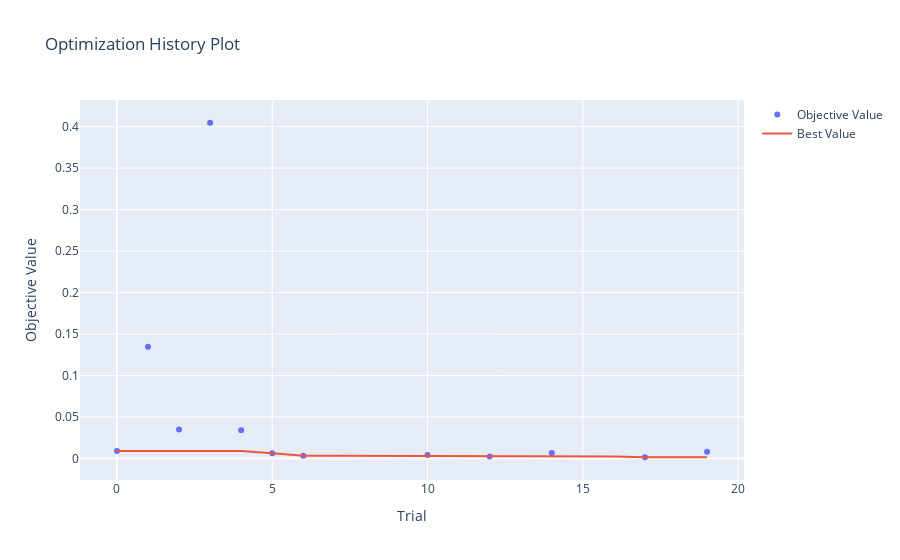
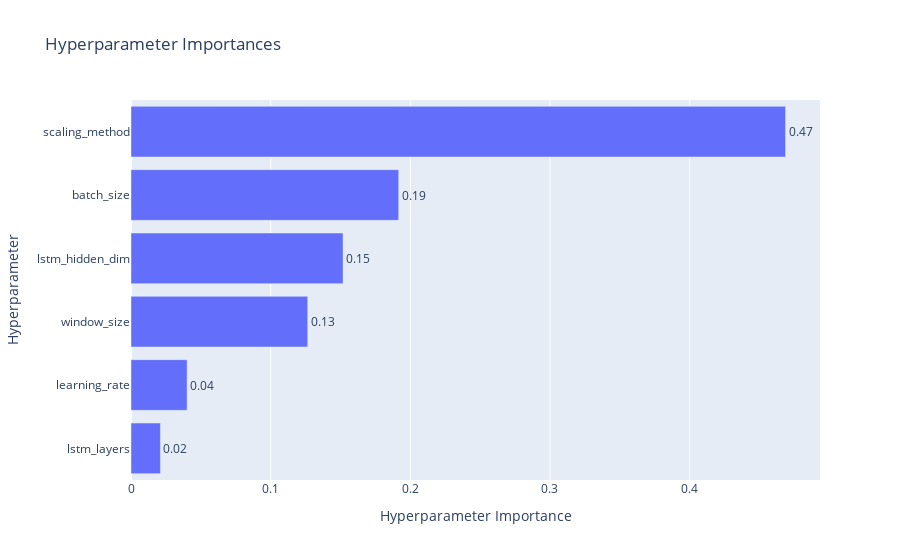
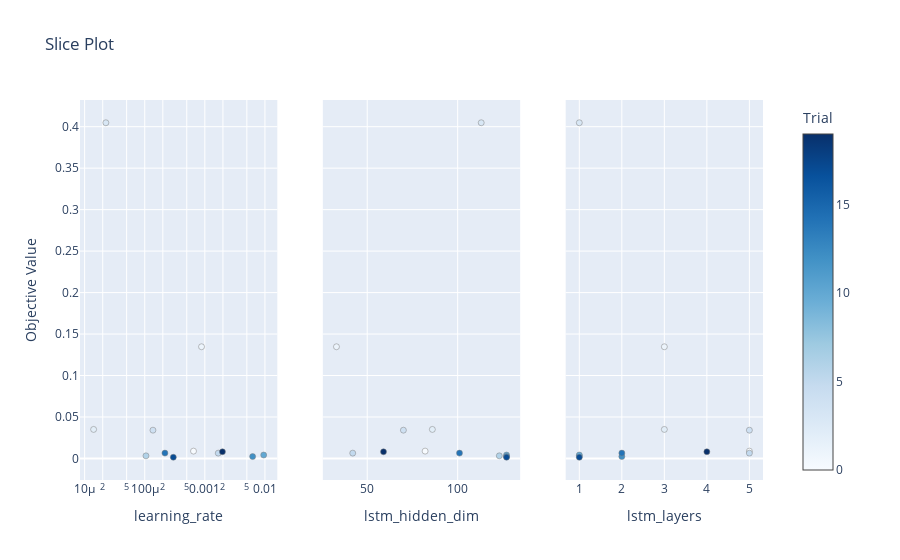

The notebook cell saved with these charts, in order:
### Code cell
# Plot optimization history
optimization_history_plot = plot_optimization_history(study)
optimization_history_plot.show()

# Plot parameter importances
param_importances_plot = plot_param_importances(study)
param_importances_plot.show()

# Plot contour of parameters
#contour_plot = plot_contour(study, params=['learning_rate', 'n_layers'])
#contour_plot.show()

# Plot slice of parameters
slice_plot = plot_slice(study, params=['learning_rate', 'lstm_layers', 'lstm_hidden_dim'])
slice_plot.show()

### Figure 1 — Plotly figure (JSON) as saved in the notebook; plotly's stock layout.template omitted (floating-point values rounded to 4 significant figures)
{"data": [{"mode": "markers", "name": "Objective Value", "type": "scatter", "x": [0, 1, 2, 3, 4, 5, 6, 10, 12, 14, 17, 19], "y": [0.008862, 0.1347, 0.03503, 0.4047, 0.0341, 0.006429, 0.003198, 0.004146, 0.002283, 0.006461, 0.001469, 0.008049]}, {"mode": "lines", "name": "Best Value", "type": "scatter", "x": [0, 1, 2, 3, 4, 5, 6, 7, 8, 9, 10, 11, 12, 13, 14, 15, 16, 17, 18, 19], "y": [0.008862, 0.008862, 0.008862, 0.008862, 0.008862, 0.006429, 0.003198, 0.003198, 0.003198, 0.003198, 0.003198, 0.003198, 0.002283, 0.002283, 0.002283, 0.002283, 0.002283, 0.001469, 0.001469, 0.001469]}, {"marker": {"color": "#cccccc"}, "mode": "markers", "name": "Infeasible Trial", "showlegend": false, "type": "scatter", "x": [], "y": []}], "layout": {"title": {"text": "Optimization History Plot"}, "xaxis": {"title": {"text": "Trial"}}, "yaxis": {"title": {"text": "Objective Value"}}}}

### Figure 2 — Plotly figure (JSON) as saved in the notebook; plotly's stock layout.template omitted (floating-point values rounded to 4 significant figures)
{"data": [{"cliponaxis": false, "hovertemplate": ["lstm_layers (IntDistribution): 0.021050296468920798<extra></extra>", "learning_rate (FloatDistribution): 0.04018473729304956<extra></extra>", "window_size (IntDistribution): 0.12653306363932904<extra></extra>", "lstm_hidden_dim (IntDistribution): 0.1518407857851908<extra></extra>", "batch_size (CategoricalDistribution): 0.19170082467861865<extra></extra>", "scaling_method (CategoricalDistribution): 0.4686902921348912<extra></extra>"], "name": "Objective Value", "orientation": "h", "text": ["0.02", "0.04", "0.13", "0.15", "0.19", "0.47"], "textposition": "outside", "type": "bar", "x": [0.02105, 0.04018, 0.1265, 0.1518, 0.1917, 0.4687], "y": ["lstm_layers", "learning_rate", "window_size", "lstm_hidden_dim", "batch_size", "scaling_method"]}], "layout": {"title": {"text": "Hyperparameter Importances"}, "xaxis": {"title": {"text": "Hyperparameter Importance"}}, "yaxis": {"title": {"text": "Hyperparameter"}}}}

### Figure 3 — Plotly figure (JSON) as saved in the notebook; plotly's stock layout.template omitted (floating-point values rounded to 4 significant figures)
{"data": [{"marker": {"color": [0, 1, 2, 3, 4, 5, 6, 10, 12, 14, 17, 19], "colorbar": {"title": {"text": "Trial"}, "x": 1, "xpad": 40}, "colorscale": [[0, "rgb(247,251,255)"], [0.125, "rgb(222,235,247)"], [0.25, "rgb(198,219,239)"], [0.375, "rgb(158,202,225)"], [0.5, "rgb(107,174,214)"], [0.625, "rgb(66,146,198)"], [0.75, "rgb(33,113,181)"], [0.875, "rgb(8,81,156)"], [1, "rgb(8,48,107)"]], "line": {"color": "Grey", "width": 0.5}, "showscale": true}, "mode": "markers", "name": "Feasible Trial", "showlegend": false, "type": "scatter", "x": [0.0006478, 0.0008811, 1.411e-05, 2.255e-05, 0.000137, 0.00167, 0.0001048, 0.009534, 0.006241, 0.0002166, 0.0002989, 0.001963], "xaxis": "x", "y": [0.008862, 0.1347, 0.03503, 0.4047, 0.0341, 0.006429, 0.003198, 0.004146, 0.002283, 0.006461, 0.001469, 0.008049], "yaxis": "y"}, {"marker": {"color": [0, 1, 2, 3, 4, 5, 6, 10, 12, 14, 17, 19], "colorbar": {"title": {"text": "Trial"}, "x": 1, "xpad": 40}, "colorscale": [[0, "rgb(247,251,255)"], [0.125, "rgb(222,235,247)"], [0.25, "rgb(198,219,239)"], [0.375, "rgb(158,202,225)"], [0.5, "rgb(107,174,214)"], [0.625, "rgb(66,146,198)"], [0.75, "rgb(33,113,181)"], [0.875, "rgb(8,81,156)"], [1, "rgb(8,48,107)"]], "line": {"color": "Grey", "width": 0.5}, "showscale": false}, "mode": "markers", "name": "Feasible Trial", "showlegend": false, "type": "scatter", "x": [82, 33, 86, 113, 70, 42, 123, 127, 127, 101, 127, 59], "xaxis": "x2", "y": [0.008862, 0.1347, 0.03503, 0.4047, 0.0341, 0.006429, 0.003198, 0.004146, 0.002283, 0.006461, 0.001469, 0.008049], "yaxis": "y2"}, {"marker": {"color": [0, 1, 2, 3, 4, 5, 6, 10, 12, 14, 17, 19], "colorbar": {"title": {"text": "Trial"}, "x": 1, "xpad": 40}, "colorscale": [[0, "rgb(247,251,255)"], [0.125, "rgb(222,235,247)"], [0.25, "rgb(198,219,239)"], [0.375, "rgb(158,202,225)"], [0.5, "rgb(107,174,214)"], [0.625, "rgb(66,146,198)"], [0.75, "rgb(33,113,181)"], [0.875, "rgb(8,81,156)"], [1, "rgb(8,48,107)"]], "line": {"color": "Grey", "width": 0.5}, "showscale": false}, "mode": "markers", "name": "Feasible Trial", "showlegend": false, "type": "scatter", "x": [5, 3, 3, 1, 5, 5, 1, 1, 2, 2, 1, 4], "xaxis": "x3", "y": [0.008862, 0.1347, 0.03503, 0.4047, 0.0341, 0.006429, 0.003198, 0.004146, 0.002283, 0.006461, 0.001469, 0.008049], "yaxis": "y3"}], "layout": {"title": {"text": "Slice Plot"}, "xaxis": {"anchor": "y", "domain": [0, 0.2889], "title": {"text": "learning_rate"}, "type": "log"}, "xaxis2": {"anchor": "y2", "domain": [0.3556, 0.6444], "title": {"text": "lstm_hidden_dim"}}, "xaxis3": {"anchor": "y3", "domain": [0.7111, 1], "title": {"text": "lstm_layers"}}, "yaxis": {"anchor": "x", "domain": [0, 1], "title": {"text": "Objective Value"}}, "yaxis2": {"anchor": "x2", "domain": [0, 1], "matches": "y", "showticklabels": false}, "yaxis3": {"anchor": "x3", "domain": [0, 1], "matches": "y", "showticklabels": false}}}
